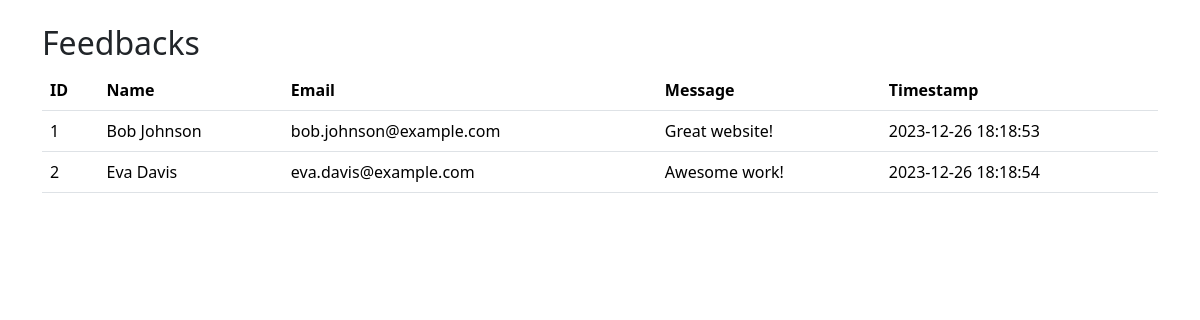
The page /dash (signed in) on the database its author committed.
### tables this page shows
CREATE TABLE Feedbacks (
    id INTEGER PRIMARY KEY AUTOINCREMENT,
    name TEXT NOT NULL,
    email TEXT NOT NULL,
    message TEXT NOT NULL
, timestamp DATETIME DEFAULT CURRENT_TIMESTAMP);

### app.py (the view)
@app.route("/dash")
def dash():
    messages = db.execute("select * from message order by CURRENT_TIMESTAMP desc")
    rows = db.execute("SELECT * FROM Users WHERE user_id = ?", session["user_id"])
    feedbacks = db.execute("select * from Feedbacks order by CURRENT_TIMESTAMP desc")
    role = rows[0]["role"]
    return render_template("dash.html", role = role, messages = messages, feedbacks= feedbacks )

### templates/dash.html (shortened to what this page needs)
<!DOCTYPE html>
<html lang="en">
<head>
    <link href="https://cdn.jsdelivr.net/npm/bootstrap@5.3.2/dist/css/bootstrap.min.css" rel="stylesheet">
    <link rel="stylesheet" href="{{ url_for('static', filename='style.css') }}">
</head>
<body>
<div class="container mt-4">
    <h2>Feedbacks</h2>
    <table class="table">
        <thead>
            <tr>
                <th>ID</th>
                <th>Name</th>
                <th>Email</th>
                <th>Message</th>
                <th>Timestamp</th>
            </tr>
        </thead>
        <tbody>
            {% for message in feedbacks %}
            <tr>
                <td>{{ message['id']}}</td>
                <td>{{ message['name']}}</td>
                <td>{{ message['email']}}</td>
                <td>{{ message['message']}}</td>
                <td>{{ message['timestamp']}}</td>
            </tr>
            {% endfor %}
        </tbody>
    </table>
</div>
</body>
</html>

### rows shown on the page
Feedbacks: id "1", name "Bob Johnson", email "bob.johnson@example.com", message "Great website!", timestamp "2023-12-26 18:18:53"
Feedbacks: id "2", name "Eva Davis", email "eva.davis@example.com", message "Awesome work!", timestamp "2023-12-26 18:18:54"
